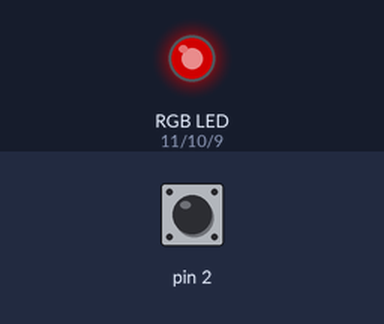
Recording of a sketch running on a simulated Arduino Uno, built with avr-gcc and run on an emulated ATmega328P. Parts: an RGB LED mixed from three pins (HIGH = lit). The test bench sets the inputs (shaded band); at power-on: pin 2 LOW. Dim RGB values are drawn brighter than linear.

Above: at 1.2 s.
1.3 s: pin 2 driven HIGH
At 1.65 s:
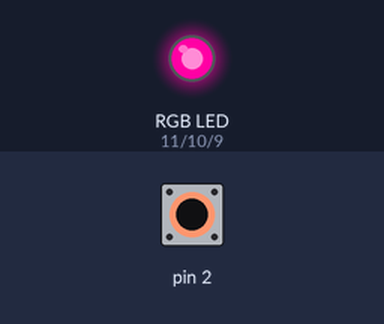
At 2.25 s:
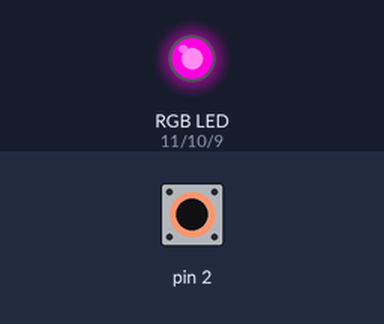
4.3 s: pin 2 pulsed LOW 2 times (0.12 s each, 0.3 s apart)
7.3 s: pin 2 pulsed LOW 5 times (0.12 s each, 0.3 s apart)
At 7.65 s:
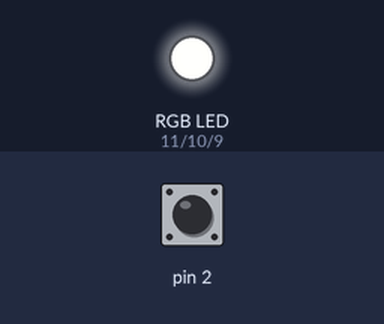
Timing chart, 0 to 16.8 s (numbered marks = the images above; inputs shaded):
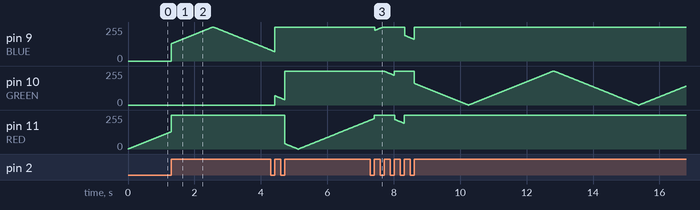

The sketch:

week12-interrupt.ino
```cpp
const int BUTTON_INT = 0;
const int RED = 11;
const int GREEN = 10;
const int BLUE = 9;

volatile int selectedLED = RED;


void setup() {
  pinMode(RED, OUTPUT);
  pinMode(GREEN, OUTPUT);
  pinMode(BLUE, OUTPUT);

  attachInterrupt(BUTTON_INT, swap, RISING);
}

void swap() {
  analogWrite(selectedLED, 255);

  if(selectedLED == GREEN) selectedLED = RED;
  else if(selectedLED == RED) selectedLED = BLUE;
  else if(selectedLED == BLUE) selectedLED = GREEN;
}

void loop() {
  for(int i=0; i<256; i++)
  {
    analogWrite(selectedLED, i);
    delay(10);
  }

  for(int i=255; i>=0; i--)
  {
    analogWrite(selectedLED, i);
    delay(10);
  }
}
```

Measured:
- after the input at 1.3 s, pin 9 (BLUE): rises from 0/255 to 255/255 in 1.3 s, then falls to 82/255 in 1.7 s
